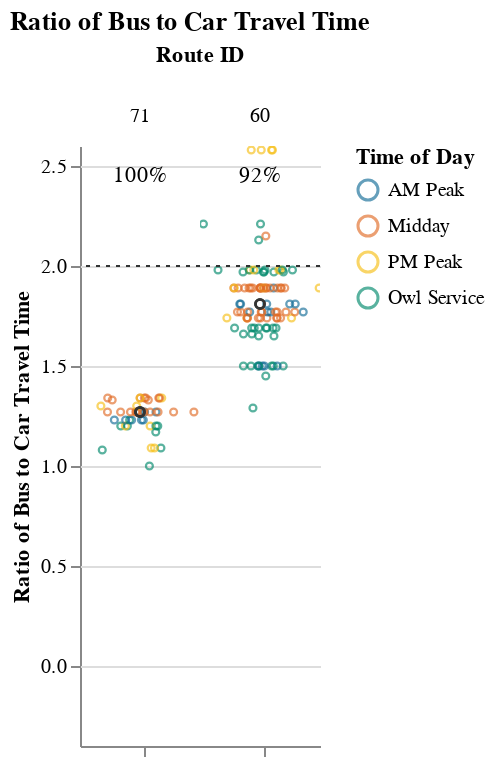
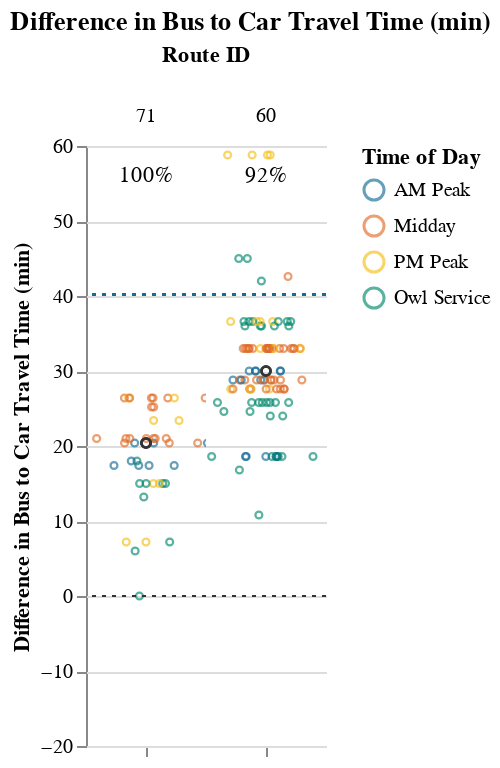

Notebook cell for these charts, in order:
### Markdown cell above
### Long Routes (> 1.5 hrs)

### Code cell
route_group = "long"
try:
    subset_routes, mult, diff  = setup_charts(df, PCT_COMPETITIVE_THRESHOLD, route_group)
    if len(subset_routes) > 0:
        display(
            Markdown(
                f"{CAPTIONS_DICT[route_group]}"
                "Within each route group, routes are sorted in descending order "
                "by % competitive trips and # trips below the additional time cut-off."
            )
        )

        display(mult)
        display(diff)
except:
    print("No routes meet this criteria.")

### Figure 1 — Vega-Lite specification as saved in the notebook (floating-point values rounded to 4 significant figures; data arrays with more than 128 entries replaced by an {"elided": "..."} marker saying what was removed)
{"config": {"view": {"continuousWidth": 400, "continuousHeight": 300, "stroke": null}, "facet": {"spacing": 0}}, "data": {"name": "data-d7c44c176460ffe19ed9573a46a61465"}, "facet": {"column": {"field": "route_id", "sort": ["71", "60"], "title": "Route ID", "type": "nominal"}}, "spec": {"layer": [{"mark": {"type": "point", "opacity": 0.65, "size": 12, "strokeWidth": 1.1}, "encoding": {"color": {"field": "time_of_day", "scale": {"range": ["#136C97", "#E16B26", "#F6BF16", "#00896B", "#7790A3", "#5B559C"]}, "sort": ["AM Peak", "Midday", "PM Peak", "Owl Service"], "title": "Time of Day", "type": "nominal"}, "tooltip": [{"field": "route_id", "type": "nominal"}, {"field": "trip_id", "type": "nominal"}, {"field": "service_hours", "type": "quantitative"}, {"field": "car_duration_hours", "type": "quantitative"}, {"field": "bus_multiplier", "type": "quantitative"}, {"field": "bus_difference", "type": "quantitative"}, {"field": "num_trips", "type": "quantitative"}, {"field": "num_competitive", "type": "quantitative"}, {"field": "pct_trips_competitive", "type": "quantitative"}, {"field": "p25", "type": "quantitative"}, {"field": "p50", "type": "quantitative"}, {"field": "p75", "type": "quantitative"}], "x": {"axis": {"grid": false, "labels": false, "ticks": true, "values": [0]}, "field": "jitter", "scale": {}, "title": null, "type": "quantitative"}, "y": {"field": "bus_multiplier", "scale": {"domain": [-0.25, 2.58]}, "title": "Ratio of Bus to Car Travel Time", "type": "quantitative"}}, "selection": {"selector005": {"type": "interval", "bind": "scales", "encodings": ["x", "y"]}}, "transform": [{"calculate": "sqrt(-2*log(random()))*cos(2*PI*random())", "as": "jitter"}], "width": 60}, {"layer": [{"mark": {"type": "point", "opacity": 0.6, "size": 20, "strokeWidth": 1.3}, "encoding": {"color": {"value": "#323434"}, "y": {"field": "bus_multiplier", "type": "quantitative"}}, "transform": [{"filter": "(datum.p50_trip === 1)"}]}, {"mark": {"type": "rule", "strokeDash": [2, 3]}, "encoding": {"color": {"value": "#323434"}, "y": {"field": "cutoff", "type": "quantitative"}}}, {"mark": {"type": "text", "align": "center", "baseline": "middle"}, "encoding": {"color": {"value": "black"}, "text": {"field": "pct_trips_competitive", "format": ".0%", "type": "quantitative"}, "tooltip": [{"field": "route_id", "type": "nominal"}, {"field": "trip_id", "type": "nominal"}, {"field": "service_hours", "type": "quantitative"}, {"field": "car_duration_hours", "type": "quantitative"}, {"field": "bus_multiplier", "type": "quantitative"}, {"field": "bus_difference", "type": "quantitative"}, {"field": "num_trips", "type": "quantitative"}, {"field": "num_competitive", "type": "quantitative"}, {"field": "pct_trips_competitive", "type": "quantitative"}, {"field": "p25", "type": "quantitative"}, {"field": "p50", "type": "quantitative"}, {"field": "p75", "type": "quantitative"}], "x": {"value": 30}, "y": {"value": 15}}, "transform": [{"calculate": "sqrt(-2*log(random()))*cos(2*PI*random())", "as": "jitter"}, {"filter": "(datum.fastest_trip === 1)"}]}]}]}, "resolve": {"scale": {"y": "shared"}}, "title": "Ratio of Bus to Car Travel Time", "$schema": "https://vega.github.io/schema/vega-lite/v4.17.0.json", "datasets": {"data-d7c44c176460ffe19ed9573a46a61465": {"elided": "142 records"}}}

### Figure 2 — Vega-Lite specification as saved in the notebook (floating-point values rounded to 4 significant figures; data arrays with more than 128 entries replaced by an {"elided": "..."} marker saying what was removed)
{"config": {"view": {"continuousWidth": 400, "continuousHeight": 300, "stroke": null}, "facet": {"spacing": 0}}, "data": {"name": "data-ec28329ca6c0ca13664c508af502447c"}, "facet": {"column": {"field": "route_id", "sort": ["71", "60"], "title": "Route ID", "type": "nominal"}}, "spec": {"layer": [{"mark": {"type": "point", "opacity": 0.65, "size": 12, "strokeWidth": 1.1}, "encoding": {"color": {"field": "time_of_day", "scale": {"range": ["#136C97", "#E16B26", "#F6BF16", "#00896B", "#7790A3", "#5B559C"]}, "sort": ["AM Peak", "Midday", "PM Peak", "Owl Service"], "title": "Time of Day", "type": "nominal"}, "tooltip": [{"field": "route_id", "type": "nominal"}, {"field": "trip_id", "type": "nominal"}, {"field": "service_hours", "type": "quantitative"}, {"field": "car_duration_hours", "type": "quantitative"}, {"field": "bus_multiplier", "type": "quantitative"}, {"field": "bus_difference", "type": "quantitative"}, {"field": "num_trips", "type": "quantitative"}, {"field": "num_competitive", "type": "quantitative"}, {"field": "pct_trips_competitive", "type": "quantitative"}, {"field": "p25", "type": "quantitative"}, {"field": "p50", "type": "quantitative"}, {"field": "p75", "type": "quantitative"}], "x": {"axis": {"grid": false, "labels": false, "ticks": true, "values": [0]}, "field": "jitter", "scale": {}, "title": null, "type": "quantitative"}, "y": {"field": "bus_difference", "scale": {"domain": [-12.0, 58.8]}, "title": "Difference in Bus to Car Travel Time (min)", "type": "quantitative"}}, "selection": {"selector006": {"type": "interval", "bind": "scales", "encodings": ["x", "y"]}}, "transform": [{"calculate": "sqrt(-2*log(random()))*cos(2*PI*random())", "as": "jitter"}], "width": 60}, {"layer": [{"mark": {"type": "point", "opacity": 0.6, "size": 20, "strokeWidth": 1.3}, "encoding": {"color": {"value": "#323434"}, "y": {"field": "bus_difference", "type": "quantitative"}}, "transform": [{"filter": "(datum.p50_trip === 1)"}]}, {"mark": {"type": "rule", "strokeDash": [2, 3]}, "encoding": {"color": {"value": "#323434"}, "y": {"field": "cutoff", "type": "quantitative"}}}, {"mark": {"type": "rule", "strokeDash": [2, 3]}, "encoding": {"color": {"value": "#136C97"}, "y": {"field": "cutoff2", "type": "quantitative"}}}, {"mark": {"type": "text", "align": "center", "baseline": "middle"}, "encoding": {"color": {"value": "black"}, "text": {"field": "pct_trips_competitive", "format": ".0%", "type": "quantitative"}, "tooltip": [{"field": "route_id", "type": "nominal"}, {"field": "trip_id", "type": "nominal"}, {"field": "service_hours", "type": "quantitative"}, {"field": "car_duration_hours", "type": "quantitative"}, {"field": "bus_multiplier", "type": "quantitative"}, {"field": "bus_difference", "type": "quantitative"}, {"field": "num_trips", "type": "quantitative"}, {"field": "num_competitive", "type": "quantitative"}, {"field": "pct_trips_competitive", "type": "quantitative"}, {"field": "p25", "type": "quantitative"}, {"field": "p50", "type": "quantitative"}, {"field": "p75", "type": "quantitative"}], "x": {"value": 30}, "y": {"value": 15}}, "transform": [{"calculate": "sqrt(-2*log(random()))*cos(2*PI*random())", "as": "jitter"}, {"filter": "(datum.fastest_trip === 1)"}]}]}]}, "resolve": {"scale": {"y": "shared"}}, "title": "Difference in Bus to Car Travel Time (min)", "$schema": "https://vega.github.io/schema/vega-lite/v4.17.0.json", "datasets": {"data-ec28329ca6c0ca13664c508af502447c": {"elided": "142 records"}}}
